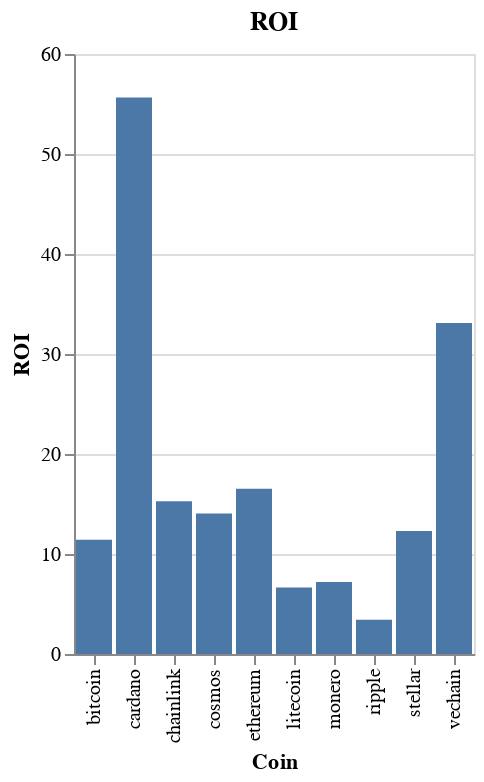

Notebook code cell kept with this figure:
### Code cell
alt.Chart(dfNEW, title="ROI").mark_bar().encode(
    alt.X('Coin'),
    alt.Y('ROI'),
    tooltip=['Coin', 'ROI', 'Current Price', 'Red March Price']
).interactive()

### Figure 1 — Vega-Lite specification as saved in the notebook (floating-point values rounded to 4 significant figures)
{"config": {"view": {"continuousWidth": 400, "continuousHeight": 300}}, "data": {"name": "data-1df41107f7199d5be5e70d5b5249bee7"}, "mark": "bar", "encoding": {"tooltip": [{"type": "nominal", "field": "Coin"}, {"type": "quantitative", "field": "ROI"}, {"type": "quantitative", "field": "Current Price"}, {"type": "quantitative", "field": "Red March Price"}], "x": {"type": "nominal", "field": "Coin"}, "y": {"type": "quantitative", "field": "ROI"}}, "selection": {"selector028": {"type": "interval", "bind": "scales", "encodings": ["x", "y"]}}, "title": "ROI", "$schema": "https://vega.github.io/schema/vega-lite/v4.8.1.json", "datasets": {"data-1df41107f7199d5be5e70d5b5249bee7": [{"Coin": "bitcoin", "Current Price": 58720.0, "Red March Price": 5143.0, "ROI": 11.42}, {"Coin": "chainlink", "Current Price": 30.17, "Red March Price": 1.974, "ROI": 15.28}, {"Coin": "ethereum", "Current Price": 1829.0, "Red March Price": 110.6, "ROI": 16.54}, {"Coin": "cardano", "Current Price": 1.32, "Red March Price": 0.02372, "ROI": 55.66}, {"Coin": "vechain", "Current Price": 0.08187, "Red March Price": 0.002473, "ROI": 33.11}, {"Coin": "ripple", "Current Price": 0.4719, "Red March Price": 0.1378, "ROI": 3.424}, {"Coin": "litecoin", "Current Price": 201.5, "Red March Price": 30.28, "ROI": 6.654}, {"Coin": "stellar", "Current Price": 0.3997, "Red March Price": 0.03252, "ROI": 12.29}, {"Coin": "monero", "Current Price": 234.0, "Red March Price": 32.51, "ROI": 7.198}, {"Coin": "cosmos", "Current Price": 22.61, "Red March Price": 1.609, "ROI": 14.05}]}}
